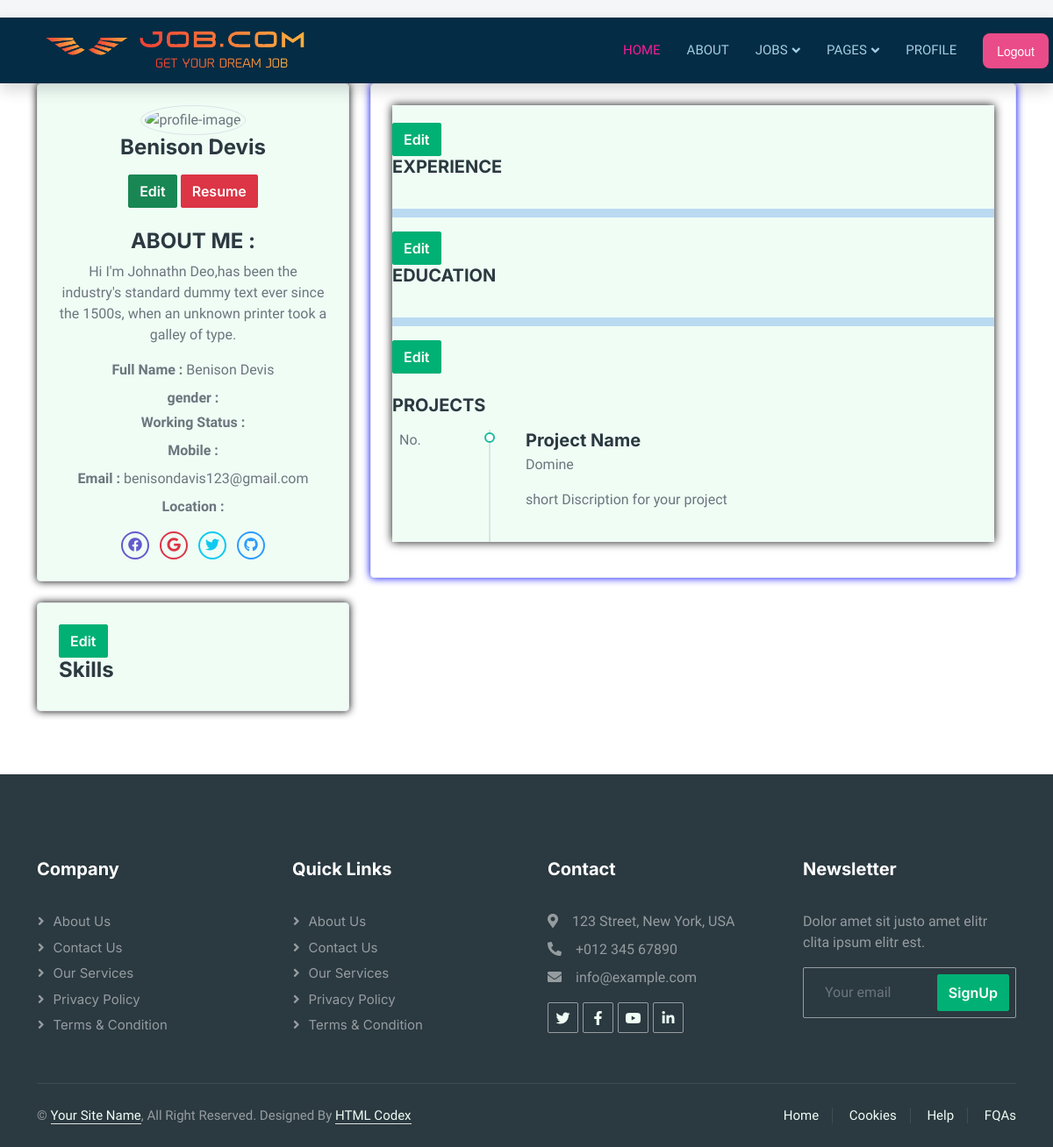
Before: /employee/profile/ (signed in) with the older database file.
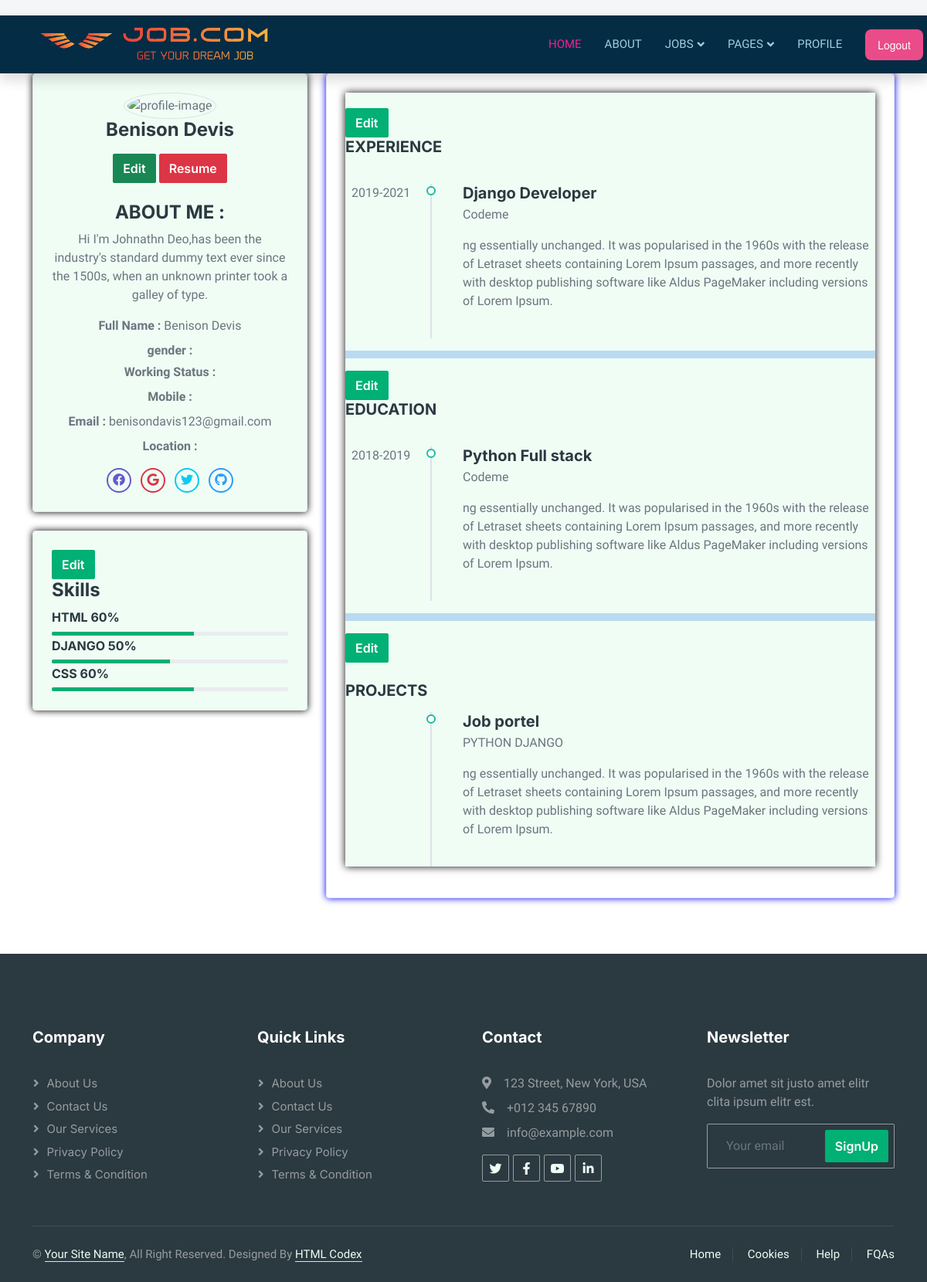
After: the same page with the newer database file.
### account/models.py (models this page shows, shortened)
class Account(AbstractUser):
    class Role(models.TextChoices):
        ADMIN = "ADMIN", "Admin"
        USER = "USER", "User"
        COMPANY = "COMPANY", "Company"
    base_role = Role.ADMIN
    role = models.CharField(max_length=50, choices=Role.choices)

### employee/models.py (models this page shows)
class AddSkill(models.Model):
    skill=models.CharField(max_length=50)
    percentage=models.IntegerField()
    rel_skill=models.ForeignKey(Employee,on_delete=models.CASCADE,null=True,blank=True)

class AddExperience(models.Model):
    job_role=models.CharField(max_length=50)
    date=models.CharField(max_length=10)
    company_name=models.CharField(max_length=50)
    job_dicription=models.TextField(null=True,blank=True)
    rel_experience=models.ForeignKey(Employee,on_delete=models.CASCADE,null=True,blank=True)

class AddEducations(models.Model):
    school=models.CharField(max_length=50)
    qualification=models.CharField(max_length=50)
    date=models.CharField(max_length=10)
    shor_dicription=models.TextField(null=True,blank=True)
    rel_education=models.ForeignKey(Employee,on_delete=models.CASCADE,null=True,blank=True)

class AddProject(models.Model):
    pro_name=models.CharField(max_length=50)
    domine=models.CharField(max_length=50)
    shor_dicription=models.TextField(null=True,blank=True)
    rel_project=models.ForeignKey(Employee,on_delete=models.CASCADE,null=True,blank=True)

### employee/views.py (the view)
# urls.py: path("employee/profile/", employee_profile, name="employee_profile"),
def employee_profile(request):
    emp = request.user
    addskl = AddSkill.objects.filter(
        rel_skill = emp
    )
    addexpe = AddExperience.objects.filter(
        rel_experience = emp
    )
    addeduc = AddEducations.objects.filter(
        rel_education = emp
    )
    addpro = AddProject.objects.filter(
        rel_project = emp
    )
    context={
        'emp' : emp,
        'exp' :  addexpe,
        'educ' : addeduc,
        'pro' : addpro,
        'skl' : addskl,
    }
    return render(request, "employees_pages/emp_profile.html",context)

### templates/employees_pages/emp_profile.html (shortened to what this page needs)
{% extends 'base.html' %}
{% block content %}
{% load static %}
<div class="container">
<div class="row">
    <div class="col-lg-4 col-xl-4">
        <div class="card-box text-center bg-light " style="box-shadow: 0px 0px 10px black ;">
            <img src="{{ prof.profile_img.url }}" class="rounded-circle avatar-xl img-thumbnail" alt="profile-image">
            <h4 class="mb-0">{{ request.user.first_name }} {{ request.user.last_name }}</h4>
            <button type="button" class="btn btn-success btn-xs waves-effect mb-2 waves-light">Edit</button></a>
            <button type="button" class="btn btn-danger btn-xs waves-effect mb-2 waves-light">Resume</button>
            <div class="text-left mt-3">
                <h4 class="font-13 text-uppercase">About Me :</h4>
                <p class="text-muted font-13 mb-3">
                    Hi I'm Johnathn Deo,has been the industry's standard dummy text ever since the
                    1500s, when an unknown printer took a galley of type.
                </p>
                <p class="text-muted mb-2 font-13"><strong>Full Name :</strong> <span class="ml-2">{{ request.user.first_name }} {{ request.user.last_name }}</span></p>
                <p class="text-muted mb-1 font-13"><strong>gender :</strong> </p>
                <p class="text-muted mb-2 font-13"><strong>Working Status :</strong></p>
                <p class="text-muted mb-2 font-13"><strong>Mobile :</strong></p>
                <p class="text-muted mb-2 font-13"><strong>Email :</strong> <span class="ml-2 ">{{ request.user.email }}</span></p>
                <p class="text-muted mb-1 font-13"><strong>Location :</strong> </p>
            </div>
            <ul class="social-list list-inline mt-3 mb-0">
                <li class="list-inline-item">
                    <a href="javascript: void(0);" class="social-list-item border-purple text-purple"><i class="fab fa-facebook"></i></a>
                </li>
                <li class="list-inline-item">
                    <a href="javascript: void(0);" class="social-list-item border-danger text-danger"><i class="fab fa-google"></i></a>
                </li>
                <li class="list-inline-item">
                    <a href="javascript: void(0);" class="social-list-item border-info text-info"><i class="fab fa-twitter"></i></a>
                </li>
                <li class="list-inline-item">
                    <a href="javascript: void(0);" class="social-list-item border-secondary text-secondary"><i class="fab fa-github"></i></a>
                </li>
            </ul>
        </div>
        <div class="card-box bg-light " style="box-shadow: 0px 0px 10px black ;">
            <button type="button" class="btn btn-primary" data-toggle="modal" data-target="#exampleModal4" data-whatever="@mdo">
                Edit
              </button>
            <h4 class="header-title">Skills</h4>
            {% for addskl in skl %}
                <div class="pt-1">
                    <h6 class="text-uppercase mt-0">{{addskl.skill}} <span class="float-right">{{addskl.percentage}}%</span></h6>
                    <div class="progress progress-sm m-0">
                        <div class="progress-bar bg-purple" role="progressbar" aria-valuenow="{{addskl.percentage}}" aria-valuemin="0" aria-valuemax="100" style="width: {{addskl.percentage}}%">
                        </div>
                    </div>
                </div>
            {% endfor %}
        </div>
    </div>
    <div class="col-lg-8 col-xl-8">
        <div class="card-box" style="box-shadow: 0px 0px 10px blue;">
            <div class="tab-content bg-light" style="box-shadow: 0px 0px 10px rgb(13, 13, 13);">
                <div class="tab-pane show active" id="about-me">
                    <button type="button" class="btn btn-primary" data-toggle="modal" data-target="#exampleModal" data-whatever="@mdo">
                        Edit
                      </button>
                    <h5 class="mb-4 text-uppercase">Experience</h5>
                    <ul class="list-unstyled timeline-sm">
                        {% for addexp in exp %}
                            <li class="timeline-sm-item">
                                <span class="timeline-sm-date">{{ addexp.date }}</span>
                                <h5 class="mt-0 mb-1">{{ addexp.job_role }}</h5>
                                <p>{{ addexp.company_name }}</p>
                                <p class="text-muted mt-2">{{ addexp.job_dicription }}</p>
                            </li>
                        {% endfor %}
                    </ul>
                    <hr style="border-top: 10px solid #2174e8;">
                    <button type="button" class="btn btn-primary" data-toggle="modal" data-target="#exampleModal1" data-whatever="@fat">
                        Edit
                      </button>
                    <h5 class="mb-4 text-uppercase">
                        Education</h5>
                    <ul class="list-unstyled timeline-sm">
                        {% for addedu in educ %}
                            <li class="timeline-sm-item">
                                <span class="timeline-sm-date">{{ addedu.date }}</span>
                                <h5 class="mt-0 mb-1">{{ addedu.qualification }}</h5>
                                <p>{{ addedu.school }}</p>
                                <p class="text-muted mt-2">{{ addedu.shor_dicription }}</p>
                            </li>
                        {% endfor %}
                    </ul>
                    <hr style="border-top: 10px solid #2174e8;">
                    <button type="button" class="btn btn-primary" data-toggle="modal" data-target="#exampleModal2">
                        Edit
                      </button>
                    <h5 class="mb-3 mt-4 text-uppercase">
                        Projects
                    </h5>
                    <ul class="list-unstyled timeline-sm">
                        {% if not pro %}
                            <li class="timeline-sm-item">
                                <span class="timeline-sm-date">No.</span>
                                <h5 class="mt-0 mb-1">Project Name</h5>
                                <p>Domine</p>
                                <p class="text-muted mt-2">short Discription for your project
                                </p>
                            </li>
                        {% else %}
                        {% for addpro in pro %}
                            <li class="timeline-sm-item">
                                <h5 class="mt-0 mb-1">{{ addpro.pro_name }}</h5>
                                <p>{{ addpro.domine }}</p>
                                <p class="text-muted mt-2">{{ addpro.shor_dicription }}</p>
                            </li>
                        {% endfor %}
                        {% endif %}
                    </ul>
                </div>
            </div>
        </div>
    </div>
</div>
</div>
{% endblock content %}

### templates/base.html (shortened to what this page needs)
{% load static %}
<!DOCTYPE html>
<html lang="en">
<head>
        <link href="https://cdnjs.cloudflare.com/ajax/libs/font-awesome/5.10.0/css/all.min.css" rel="stylesheet">
        <link href="https://cdn.jsdelivr.net/npm/bootstrap-icons@1.4.1/font/bootstrap-icons.css" rel="stylesheet">
        <link href="{% static 'lib/animate/animate.min.css' %}" rel="stylesheet">
        <link href="{% static 'lib/owlcarousel/assets/owl.carousel.min.css' %}" rel="stylesheet">
        <link href="{% static 'css/bootstrap.min.css' %}" rel="stylesheet">
        <link href="{% static 'css/style.css' %}" rel="stylesheet">
</head>
<body>
    <div class="container-xxl bg-white p-0">
        <nav style="background-color: rgb(4, 44, 68);" class="navbar navbar-expand-lg  navbar-light shadow sticky-top p-0">
            <a href="index.html" class="navbar-brand d-flex align-items-center text-center py-0 px-4 px-lg-5">
                <img style="width: 300px;" src="{% static 'img/newlog.png' %}" alt="">
            </a>
            <div class="collapse navbar-collapse" id="navbarCollapse">
                <div class="navbar-nav ms-auto p-4 p-lg-0">
                    <a href="{% url 'employee_home' %}" class="nav-item nav-link active">Home</a>
                    <a href="about.html" class="nav-item nav-link">About</a>
                    <div class="nav-item dropdown">
                        <a href="#" class="nav-link dropdown-toggle" data-bs-toggle="dropdown">Jobs</a>
                    </div>
                    <div class="nav-item dropdown">
                        <a href="#" class="nav-link dropdown-toggle" data-bs-toggle="dropdown">Pages</a>
                    </div>
                    <a href="{% url 'employee_profile' %}" class="nav-item nav-link" class="">Profile</a>
                </div>
                {% if request.user.is_authenticated %}
                    <a href="{% url 'user_logout' %}" ><button class="button-1" >Logout</button></i></a>
                {% endif %}
            </div>
        </nav>
    {% block content %}
    {% endblock content %}
            <div class="container-fluid bg-dark text-white-50 footer pt-5 mt-5 wow fadeIn" data-wow-delay="0.1s">
                <div class="container py-5">
                    <div class="row g-5">
                        <div class="col-lg-3 col-md-6">
                            <h5 class="text-white mb-4">Company</h5>
                            <a class="btn btn-link text-white-50" href="">About Us</a>
                            <a class="btn btn-link text-white-50" href="">Contact Us</a>
                            <a class="btn btn-link text-white-50" href="">Our Services</a>
                            <a class="btn btn-link text-white-50" href="">Privacy Policy</a>
                            <a class="btn btn-link text-white-50" href="">Terms & Condition</a>
                        </div>
                        <div class="col-lg-3 col-md-6">
                            <h5 class="text-white mb-4">Quick Links</h5>
                            <a class="btn btn-link text-white-50" href="">About Us</a>
                            <a class="btn btn-link text-white-50" href="">Contact Us</a>
                            <a class="btn btn-link text-white-50" href="">Our Services</a>
                            <a class="btn btn-link text-white-50" href="">Privacy Policy</a>
                            <a class="btn btn-link text-white-50" href="">Terms & Condition</a>
                        </div>
                        <div class="col-lg-3 col-md-6">
                            <h5 class="text-white mb-4">Contact</h5>
                            <p class="mb-2"><i class="fa fa-map-marker-alt me-3"></i>123 Street, New York, USA</p>
                            <p class="mb-2"><i class="fa fa-phone-alt me-3"></i>+012 345 67890</p>
                            <p class="mb-2"><i class="fa fa-envelope me-3"></i>info@example.com</p>
                            <div class="d-flex pt-2">
                                <a class="btn btn-outline-light btn-social" href=""><i class="fab fa-twitter"></i></a>
                                <a class="btn btn-outline-light btn-social" href=""><i class="fab fa-facebook-f"></i></a>
                                <a class="btn btn-outline-light btn-social" href=""><i class="fab fa-youtube"></i></a>
                                <a class="btn btn-outline-light btn-social" href=""><i class="fab fa-linkedin-in"></i></a>
                            </div>
                        </div>
                        <div class="col-lg-3 col-md-6">
                            <h5 class="text-white mb-4">Newsletter</h5>
                            <p>Dolor amet sit justo amet elitr clita ipsum elitr est.</p>
                            <div class="position-relative mx-auto" style="max-width: 400px;">
                                <input class="form-control bg-transparent w-100 py-3 ps-4 pe-5" type="text" placeholder="Your email">
                                <button type="button" class="btn btn-primary py-2 position-absolute top-0 end-0 mt-2 me-2">SignUp</button>
                            </div>
                        </div>
                    </div>
                </div>
                <div class="container">
                    <div class="copyright">
                        <div class="row">
                            <div class="col-md-6 text-center text-md-start mb-3 mb-md-0">
                                &copy; <a class="border-bottom" href="#">Your Site Name</a>, All Right Reserved.
                                Designed By <a class="border-bottom" href="https://htmlcodex.com">HTML Codex</a>
                            </div>
                            <div class="col-md-6 text-center text-md-end">
                                <div class="footer-menu">
                                    <a href="">Home</a>
                                    <a href="">Cookies</a>
                                    <a href="">Help</a>
                                    <a href="">FQAs</a>
                                </div>
                            </div>
                        </div>
                    </div>
                </div>
            </div>
</body>
</html>

Changed rows visible on the page:
added AddSkill: skill "HTML", percentage "60"
added AddSkill: skill "DJANGO", percentage "50"
added AddSkill: skill "CSS", percentage "60"
added AddExperience: date "2019-2021", job_role "Django Developer", company_name "Codeme", job_dicription "ng essentially unchanged. It was popularised in the 1960s with the release of Letraset sheets containing Lorem Ipsum passages, and more recently with desktop publishing software like Aldus PageMaker including versions of Lorem Ipsum."
added AddEducations: date "2018-2019", qualification "Python Full stack", school "Codeme", shor_dicription "ng essentially unchanged. It was popularised in the 1960s with the release of Letraset sheets containing Lorem Ipsum passages, and more recently with desktop publishing software like Aldus PageMaker including versions of Lorem Ipsum."
added AddProject: pro_name "Job portel", domine "PYTHON DJANGO", shor_dicription "ng essentially unchanged. It was popularised in the 1960s with the release of Letraset sheets containing Lorem Ipsum passages, and more recently with desktop publishing software like Aldus PageMaker including versions of Lorem Ipsum."
Other visible differences:
text no longer shown: "No. Project Name Domine short Discription for your project"
